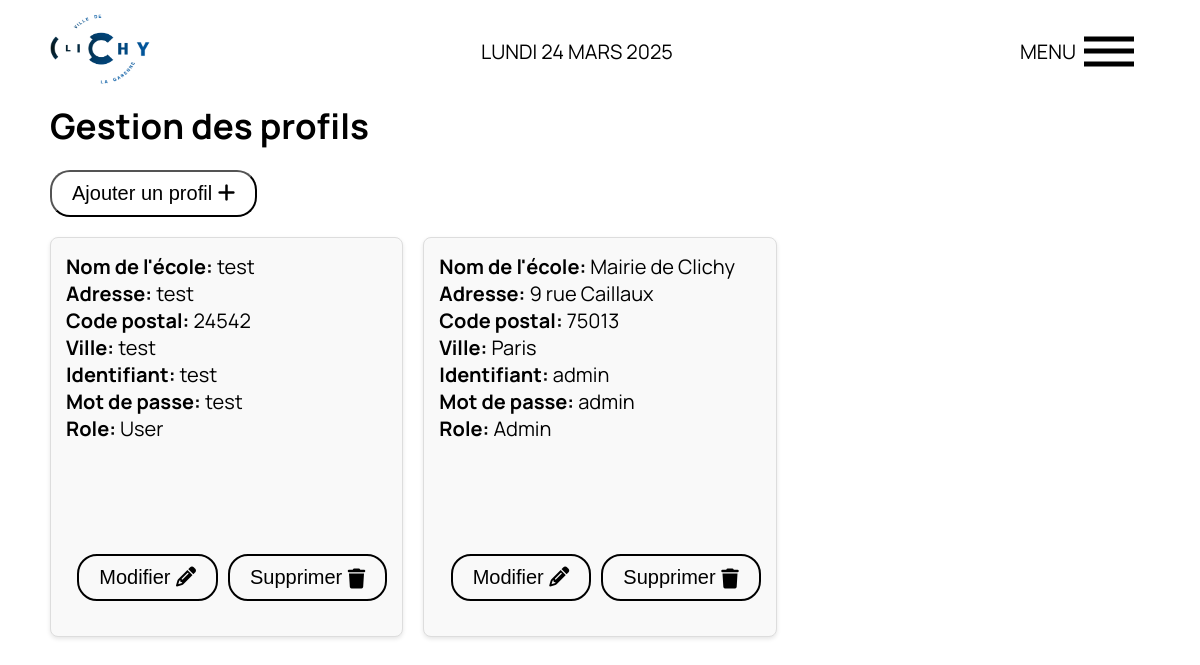
The app's page /Mairie/Users/HTML_Users.php with its own data.
### tables this page shows
CREATE TABLE `users` (
  `id` int NOT NULL,
  `nom` varchar(150) NOT NULL,
  `adresse` varchar(150) NOT NULL,
  `code_postal` int NOT NULL,
  `ville` varchar(150) NOT NULL,
  `identifiant` varchar(50) NOT NULL,
  `mdp` text,
  `role_profil` varchar(10) NOT NULL
);

### Mairie/Users/HTML_Users.php (the view, shortened to what this page needs)
<!DOCTYPE html>
<html lang="fr">
<head>
    <link rel="stylesheet" href="https://cdnjs.cloudflare.com/ajax/libs/font-awesome/6.7.2/css/all.min.css" />
    <link rel="stylesheet" href="../../CSS/user.css">
</head>
<body>
    <header>
        <a href="../../Mairie/HTML_Admin_Home.php"><img class="logo" src="../images/logo.png"></a>
        <p id="date"></p>
        <div>
            <nav>
                <p>MENU&nbsp;&nbsp;</p>
                <div class="ham-menu">
                    <span></span>
                    <span></span>
                    <span></span>
                </div>
            </nav>
        </div>
    </header>
    <section class="users">
        <h2>Gestion des profils</h2>
        <button class="add-btn"><a href="../../Mairie/Users/HTML_Users_create.php">Ajouter un profil&nbsp;<i class='fa-solid fa-plus'></i></a></button>
        <div class="profiles">
            <?php
            require_once '../../bdd.php';
            $sql = "SELECT * FROM users";
            $req = $connexion->query($sql);
            if ($req->rowCount() > 0) {
                echo "<div class='profiles-grid'>";
                while ($rep = $req->fetch()) {
                    echo "<div class='profile-item'>";
                        echo "<p><strong>Nom de l'école:</strong> " . htmlspecialchars($rep['nom'] ?? '') . "</p>";
                        echo "<p><strong>Adresse:</strong> " . htmlspecialchars($rep['adresse'] ?? '') . "</p>";
                        echo "<p><strong>Code postal:</strong> " . htmlspecialchars($rep['code_postal'] ?? '') . "</p>";
                        echo "<p><strong>Ville:</strong> " . htmlspecialchars($rep['ville'] ?? '') . "</p>";
                        echo "<p><strong>Identifiant:</strong> " . htmlspecialchars($rep['identifiant'] ?? '') . "</p>";
                        echo "<p><strong>Mot de passe:</strong> " . htmlspecialchars($rep['mdp'] ?? '') . "</p>";
                        echo "<p><strong>Role:</strong> " . htmlspecialchars($rep['role_profil'] ?? '') . "</p>";
                        echo "<div class='profile-actions'>";
                            echo "<button class='edit'><a href='../../Mairie/Users/HTML_Users_update.php?id=" . $rep['id'] . "' class='edit-btn'>Modifier&nbsp;<i class='fa-solid fa-pencil'></i></a></button>";
                            echo "<button class='delete' onclick='openDeleteModal(" . $rep['id'] . ")'>Supprimer&nbsp;<i class='fa-solid fa-trash'></i></button>";
                        echo "</div>";
                    echo "</div>";
                }
                echo "</div>";
            } else {
                echo "<p class='no-profiles-message'>Aucun profil n'a encore été ajouté.</p>";
            }
            ?>
        </div>
    </section>
</body>
</html>

### CSS/user.css (style rules this page uses)
.users { padding: 0 50px; }
.users h2 { margin: 0 0 20px 0; }
a { color: black; }
.profiles-grid { display: grid; grid-template-columns: repeat(3, 1fr); gap: 20px; width: 100%; margin-bottom: 30px; }
.profile-item { border: 1px solid #ddd; border-radius: 8px; padding: 15px; background-color: #f9f9f9; box-shadow: 0 2px 4px rgba(0,0,0,0.1); width: 100%; height: 50vh; display: flex; flex-direction: column; }
.profile-actions { margin-top: auto; display: flex; flex-direction: row; justify-content: end; padding-top: 10px; gap: 10px; }
button { display: flex; justify-content: end; align-items: end; background: none; padding: 10px 20px; border-radius: 20px; font-size: 20px; margin: 0 0 20px 0; }
.edit, .delete { display: flex; justify-content: end; align-items: end; background: none; border: 2px solid black; border-radius: 20px; padding: 10px 20px; font-size: 20px; margin: 0 0 20px 0; }
@media (max-width: 1200px) { .profiles-grid { grid-template-columns: repeat(3, 1fr); } }

### CSS/globals.css (style rules this page uses)
:root { --primary: #FFFFFF; --secondary: #335533; --background: #F5F5F3; --font-family: 'Manrope', sans-serif; }
* { margin: 0; padding: 0; box-sizing: border-box; text-decoration: none; list-style: none; }
body { font-family: var(--font-family); }
h2 { font-size: 35px; }
p { font-size: 20px; }
header { display: flex; flex-direction: row; justify-content: space-between; align-items: center; padding: 10px 50px; }
.logo { width: 100px; height: 70px; }
nav { display: flex; flex-direction: row; align-items: center; padding: 1rem; display: flex; }
.ham-menu { height: 50px; width: 50px; margin-left: auto; position: relative; z-index: 3; }
.ham-menu span { height: 5px; width: 100%; background-color: black; position: absolute; top: 50%; left: 50%; transform: translate(-50%, -50%); transition: 0.3s ease; }
.ham-menu span:nth-child(1) { top: 25%; }
.ham-menu span:nth-child(3) { top: 75%; }

### records on screen
users: nom "test", adresse "test", code_postal "24542", ville "test", identifiant "test", mdp "test", role_profil "User"
users: nom "Mairie de Clichy", adresse "9 rue Caillaux", code_postal "75013", ville "Paris", identifiant "admin", mdp "admin", role_profil "Admin"
